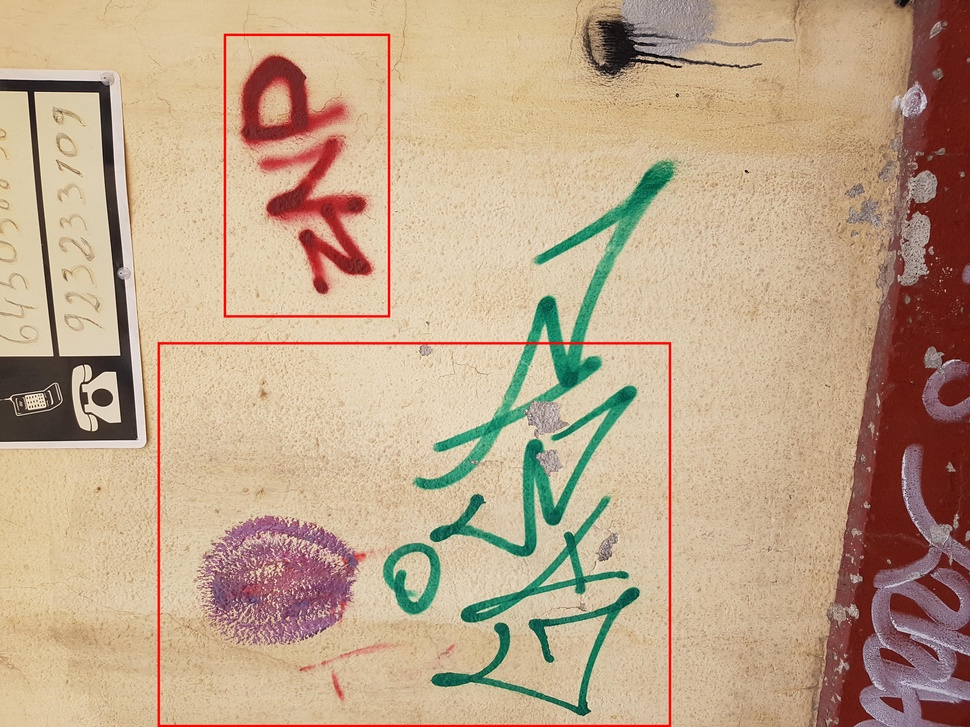
#> input picture doc/figures/yolo/det_0_20221003_124526.jpg, 970 x 727 px, shrunk from 4032 x 3024 before the run; its folder holds 4 pictures in this run
$ python e5_yolo_detections.py
#> lines starting #> are read from the running program, lines starting #| are printed output that depends on the picture
### doc/figures/scripts/_style.py
"""Shared seaborn style + helpers for thesis figures.

Import:
    from _style import setup, FIG_DIR, EXP_DIR, load_runs, save
"""
from __future__ import annotations

import json
import os
from pathlib import Path

import matplotlib as mpl
import matplotlib.pyplot as plt
import seaborn as sns

REPO = Path(__file__).resolve().parents[3]
EXP_DIR = REPO / "exp"
FIG_DIR = Path(__file__).resolve().parents[1]


def setup(font_scale: float = 0.95) -> None:
    sns.set_theme(
        context="paper",
        style="whitegrid",
        font_scale=font_scale,
        rc={
            "figure.dpi": 120,
            "savefig.dpi": 200,
            "savefig.bbox": "tight",
            "axes.spines.right": False,
            "axes.spines.top": False,
            "axes.titleweight": "bold",
            "axes.titlesize": 10,
            "axes.labelsize": 9,
            "xtick.labelsize": 8,
            "ytick.labelsize": 8,
            "legend.fontsize": 8,
            "legend.frameon": False,
            "pdf.fonttype": 42,
            "ps.fonttype": 42,
        },
    )
    sns.set_palette("colorblind")


PALETTE = sns.color_palette("colorblind")
HIGHLIGHT = "#d62728"


# [23 lines left out: function load_runs, not called in this run]


def save(fig, name: str) -> Path:
    """Save figure as PDF to doc/figures/."""
    out = FIG_DIR / f"{name}.pdf"
    fig.savefig(out)
    plt.close(fig)
    print(f"wrote {out.relative_to(REPO)}")
    return out


# Short display labels reused across plots
EXTRACTOR_SHORT = {
    "mobilenet_v3": "mobilenet_v3",
    "mobilenet_v3_graffiti_author_head": "mob.+author",
    "mobilenet_v3_graffiti_style_head": "mob.+style",
    "dinov2_vits14": "dinov2",
    "dinov2_graffiti_author_head": "dinov2+author",
    "dinov2_graffiti_style_head": "dinov2+style",
    "resnet50": "resnet50",
    "vgg16": "vgg16",
    "inception_v3": "inception_v3",
    "clip_vit_b32": "clip_b32",
    "yolon": "yolon",
    "yolom": "yolom",
}

### doc/figures/scripts/e5_yolo_detections.py
"""E5 — 2×2 grid of YOLO detection examples from doc/figures/yolo/.

Source images: doc/figures/yolo/det_{0,1}_*.jpg.
Output: doc/figures/e5_yolo_detections.pdf — a single PDF combining the four
images in a 2×2 layout. Used to illustrate the variability of YOLO crops
discussed in the segmenter subsection.
"""
from __future__ import annotations

from pathlib import Path

import matplotlib.image as mpimg
import matplotlib.pyplot as plt

from _style import FIG_DIR, save, setup

YOLO_DIR = FIG_DIR / "yolo"


def main() -> None:
    setup()
    paths = sorted(YOLO_DIR.glob("det_*.jpg"))
    if len(paths) != 4:
        raise SystemExit(f"expected 4 images in {YOLO_DIR}, found {len(paths)}")

    fig, axes = plt.subplots(2, 2, figsize=(9.0, 6.8))
    for ax, path in zip(axes.flat, paths):
        ax.imshow(mpimg.imread(path))
        ax.set_xticks([])
        ax.set_yticks([])
        for s in ax.spines.values():
            s.set_visible(False)
    fig.subplots_adjust(wspace=0.03, hspace=0.03)

    save(fig, "e5_yolo_detections")
#> in save, `fig.savefig(out)`:
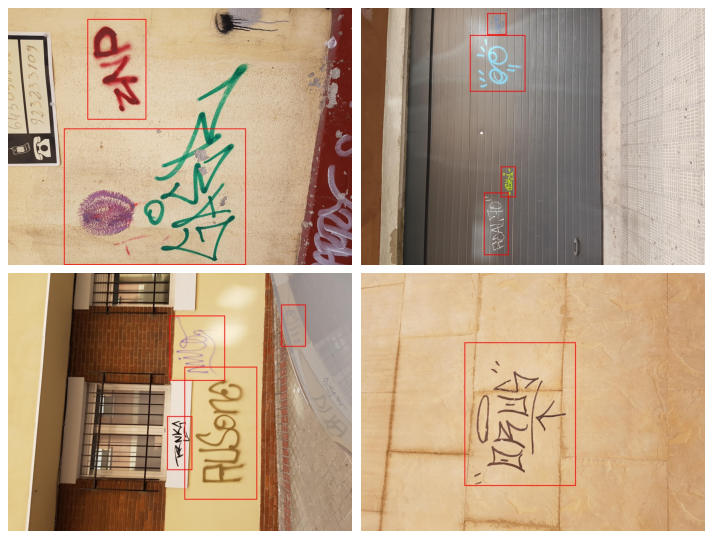
#> figure drawn by matplotlib, 4 panels


if __name__ == "__main__":
    main()
